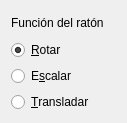
<ui version="4.0" >
 <class>MouseModeWidget</class>
 <widget class="QWidget" name="MouseModeWidget" >
  <property name="geometry" >
   <rect>
    <x>0</x>
    <y>0</y>
    <width>127</width>
    <height>123</height>
   </rect>
  </property>
  <property name="windowTitle" >
   <string>Form</string>
  </property>
  <layout class="QVBoxLayout" >
   <item>
    <widget class="QLabel" name="label" >
     <property name="text" >
      <string>Función del ratón</string>
     </property>
    </widget>
   </item>
   <item>
    <widget class="QRadioButton" name="radio_rotate" >
     <property name="toolTip" >
      <string/>
     </property>
     <property name="statusTip" >
      <string>Permite rotar los objetos con el ratón</string>
     </property>
     <property name="text" >
      <string>&amp;Rotar</string>
     </property>
     <property name="checked" >
      <bool>true</bool>
     </property>
    </widget>
   </item>
   <item>
    <widget class="QRadioButton" name="radio_scale" >
     <property name="statusTip" >
      <string>Permite hacer cambios de escala con el ratón</string>
     </property>
     <property name="text" >
      <string>E&amp;scalar</string>
     </property>
    </widget>
   </item>
   <item>
    <widget class="QRadioButton" name="radio_translate" >
     <property name="statusTip" >
      <string>Permite cambiar la posición de los objetos en pantalla</string>
     </property>
     <property name="text" >
      <string>&amp;Transladar</string>
     </property>
    </widget>
   </item>
  </layout>
 </widget>
 <resources/>
 <connections/>
</ui>
